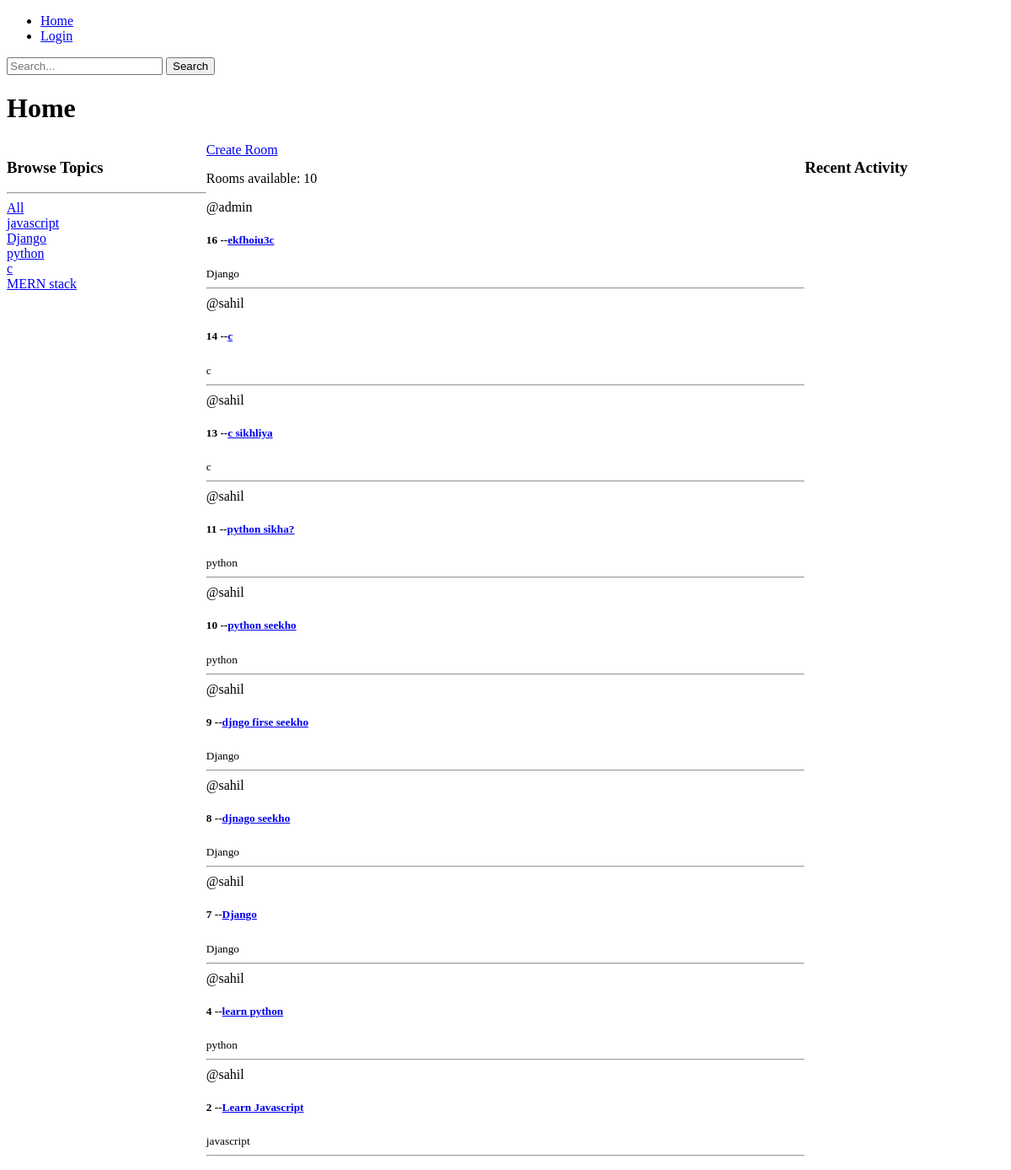
Before: / with the older database file.
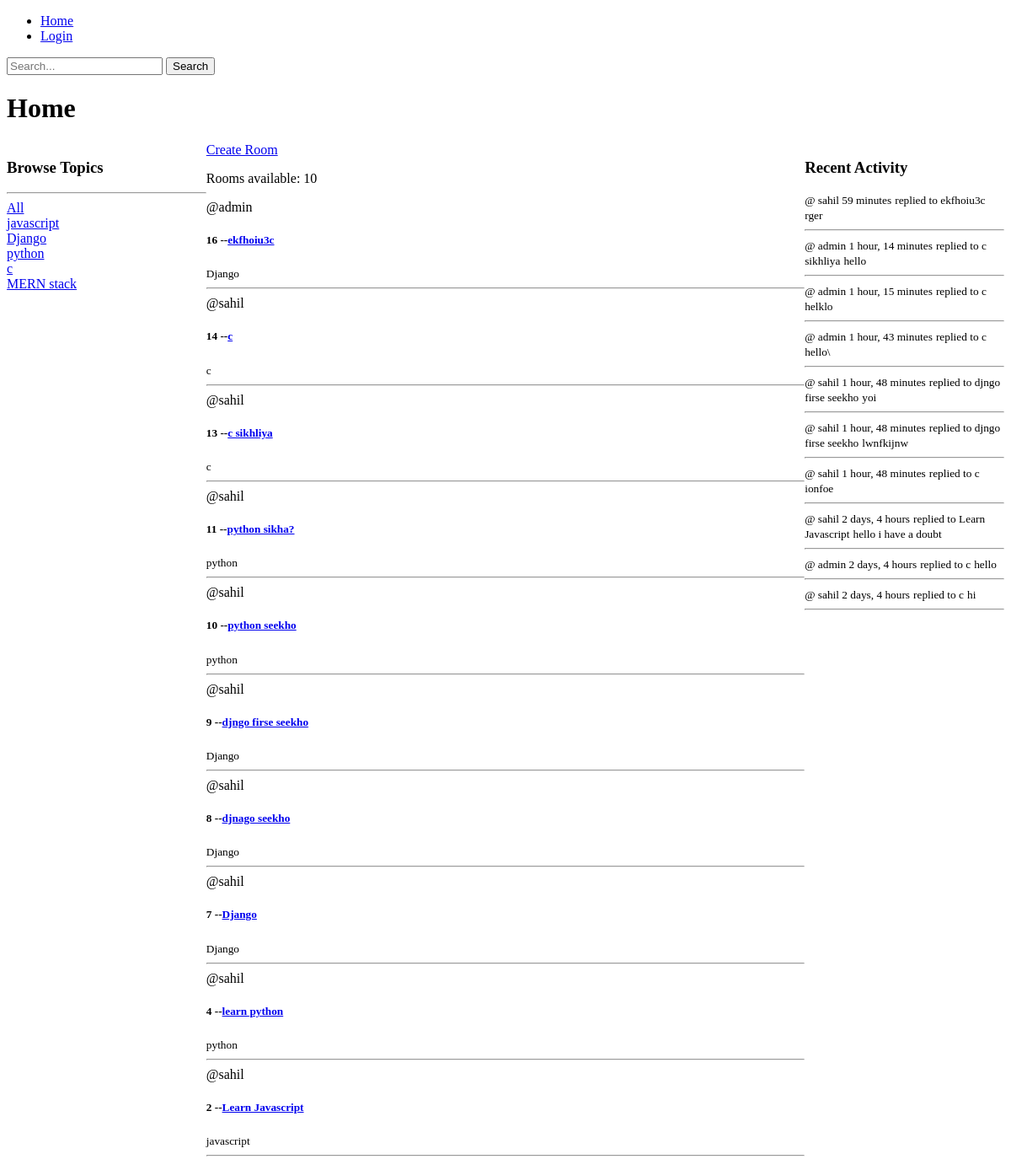
After: the same page with the newer database file.
### base/models.py (models this page shows)
class Topic(models.Model):
    name = models.CharField(max_length=200)
    def __str__(self):
        return self.name

class Room(models.Model):
    host = models.ForeignKey(User, on_delete= models.SET_NULL, null=True)
    topic = models.ForeignKey(Topic, on_delete= models.SET_NULL, null=True)
    name = models.CharField(max_length=200)
    participants = models.ManyToManyField(User, related_name='particioants', blank=True)
    description = models.TextField(blank=True, max_length=10000)
    created_at = models.DateTimeField(auto_now_add=True)
    updated_at = models.DateTimeField(auto_now=True)
    class Meta:
        ordering = ['-created_at','-updated_at']
    def __str__(self):
        return self.name

class Message(models.Model):
    user = models.ForeignKey(User,on_delete=models.CASCADE)
    room = models.ForeignKey(Room, on_delete=models.CASCADE)
    body = models.TextField(blank=True, null=True)
    created_at = models.DateTimeField(auto_now_add=True)
    updated_at = models.DateTimeField(auto_now=True)
    class Meta:
        ordering = ['-created_at','-updated_at']
    def __str__(self):
        return f"{self.body[:20]}"

### base/views.py (the view)
# urls.py: path('', views.home, name='home'),
def home(request):
    topics = Topic.objects.all()
    q = request.GET.get('q') if request.GET.get('q') !=None else ''
    rooms = Room.objects.filter(Q(topic__name__icontains = q) |
                                Q(name__icontains = q) |
                                Q(description__icontains = q))
    rooms_count = rooms.count()
    room_messages =Message.objects.filter(Q(room__topic__name__icontains = q))
    context= {'rooms': rooms, 'topics': topics, 'rooms_count': rooms_count, 'room_messages': room_messages}
    return render(request, 'base/home.html', context)

### base/templates/base/home.html (shortened to what this page needs)
{% extends 'main.html' %}
{% block content %}
<h1>Home</h1>
<div class="home-container">
    <div>
        <h3>Browse Topics</h3>
        <hr>
        <div>
        <a href="{% url 'home'%}">All</a>
        <br>
        {% for topic in topics %}
            <a href="{% url 'home' %}?q={{topic.name}}">{{topic.name}}</a>
            <br>
        {% endfor %}
        </div>
    </div>
    <div>
        <a href="{% url 'create-room' %}">Create Room</a>
        <p>Rooms available: {{rooms_count}}</p>
        <div>
        {% for room in rooms %}
            <div>
                <span>@{{room.host.username}}</span>
                <h5>{{room.id}} --<a href="{% url 'room' room.id %}">{{room.name}}</a></h5>
                <small>{{room.topic}}</small>
            <hr>
            </div>
        {% endfor %}
    </div>
    </div>
    <div>
        <h3>Recent Activity</h3>
        {% for message in room_messages %}
        <div>
            <small>@ {{message.user}} {{message.created_at | timesince}}</small>
            <small>replied to {{message.room}}</small>
            <small>{{message}}</small>
            <hr>
        </div>
        {% endfor %}
    </div>
</div>
{% endblock content%}

### templates/main.html (shortened to what this page needs)
<!DOCTYPE html>
<html lang="en">
<head>
</head>
<body>
{% include 'navbar.html'%}
{% block content %}
{% endblock %}
</body>
</html>

### templates/navbar.html (shortened to what this page needs)
<!DOCTYPE html>
<html lang="en" lang="en>
<head>
    <meta charset="UTF-8">
</head>
<body>
<ul>
    <li><a href="{% url 'home' %}">Home</a></li>
    {%if request.user.is_authenticated %}
    <li><a href="{% url 'logout' %}">Logout</a></li>
    {% else %}
    <li><a href="{% url 'login' %}">Login</a></li>
    {% endif %}
</ul>
    <form action="{% url 'home'%}" method="GET">
        <input type="text"name="q" placeholder="Search..." >
        <input type="submit" value="Search">
    </form>
</body>
</html>

### base/templates/base/home.html (style rules this page uses)
.home-container { display: grid; grid-template-columns: 1fr 3fr 1fr; }

Changed rows visible on the page:
added Message: user "sahil", created_at "59 minutes", room "ekfhoiu3c", body "rger"
added Message: user "admin", created_at "1 hour, 14 minutes", room "c sikhliya", body "hello"
added Message: user "admin", created_at "1 hour, 15 minutes", room "c", body "helklo"
added Message: user "admin", created_at "1 hour, 43 minutes", room "c", body "hello\\"
added Message: user "sahil", created_at "1 hour, 48 minutes", room "djngo firse seekho", body "yoi"
added Message: user "sahil", created_at "1 hour, 48 minutes", room "djngo firse seekho", body "lwnfkijnw"
added Message: user "sahil", created_at "1 hour, 48 minutes", room "c", body "ionfoe"
added Message: user "sahil", created_at "2 days, 4 hours", room "Learn Javascript", body "hello i have a doubt"
added Message: user "admin", created_at "2 days, 4 hours", room "c", body "hello"
added Message: user "sahil", created_at "2 days, 4 hours", room "c", body "hi"
